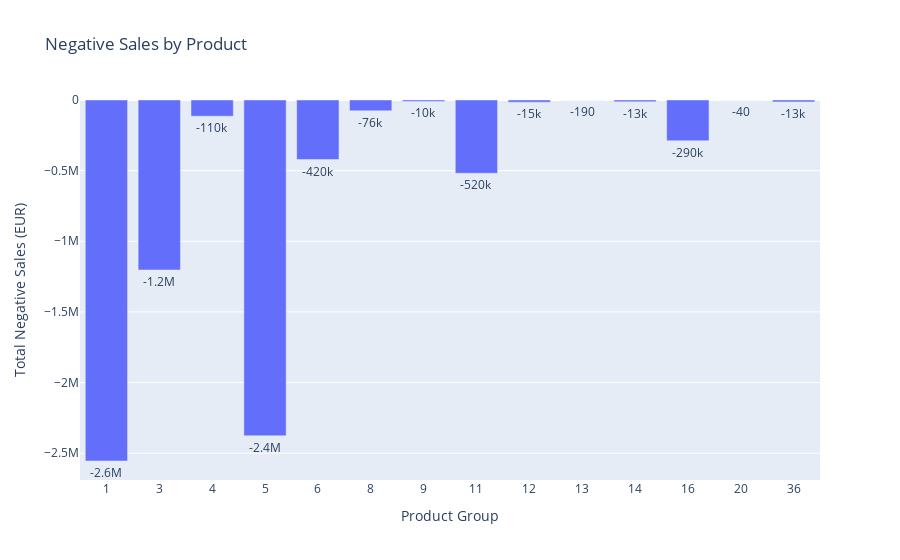

Notebook source saved alongside this figure:
### Markdown cell above
<span style="background-color:#235987; padding:5px; border-radius:5px;">**Remarks**</span> <a id='sales-data'></a>

Considering the **Negative Sales by Day** plot, there seems to be a tendency of much lower values for negative sales in the first days of the month, which slows down until the last days. Besides the first days, around the 20th day of the month there is a new, but not as obvious, peak.

### Code cell
grouped_negative_sales_products= negative_sales.groupby('Mapped_GCK')['Sales_EUR'].sum().reset_index()

plot_sales_by_product(grouped_negative_sales_products, 'Mapped_GCK', 'Sales_EUR', 'Negative Sales by Product', 'Product Group', 'Total Negative Sales (EUR)')

### Figure 1 — Plotly figure (JSON) as saved in the notebook; plotly's stock layout.template omitted (floating-point values rounded to 4 significant figures)
{"data": [{"alignmentgroup": "True", "hovertemplate": "Product Group=%{x}<br>Total Negative Sales (EUR)=%{text}<extra></extra>", "legendgroup": "", "marker": {"color": "#636efa", "pattern": {"shape": ""}}, "name": "", "offsetgroup": "", "orientation": "v", "showlegend": false, "text": [-2555000.0, -1203233, -114900.0, -2376000.0, -421300.0, -76370.0, -10370.0, -518700.0, -15490.0, -193.1, -13140.0, -288400.0, -39.63, -13390.0], "textposition": "outside", "texttemplate": "%{text:.2s}", "type": "bar", "x": [1, 3, 4, 5, 6, 8, 9, 11, 12, 13, 14, 16, 20, 36], "xaxis": "x", "y": [-2555000.0, -1203233, -114900.0, -2376000.0, -421300.0, -76370.0, -10370.0, -518700.0, -15490.0, -193.1, -13140.0, -288400.0, -39.63, -13390.0], "yaxis": "y"}], "layout": {"barmode": "relative", "legend": {"tracegroupgap": 0}, "title": {"text": "Negative Sales by Product"}, "xaxis": {"anchor": "y", "domain": [0, 1], "tickmode": "linear", "title": {"text": "Product Group"}, "type": "category"}, "yaxis": {"anchor": "x", "domain": [0, 1], "title": {"text": "Total Negative Sales (EUR)"}}}}
